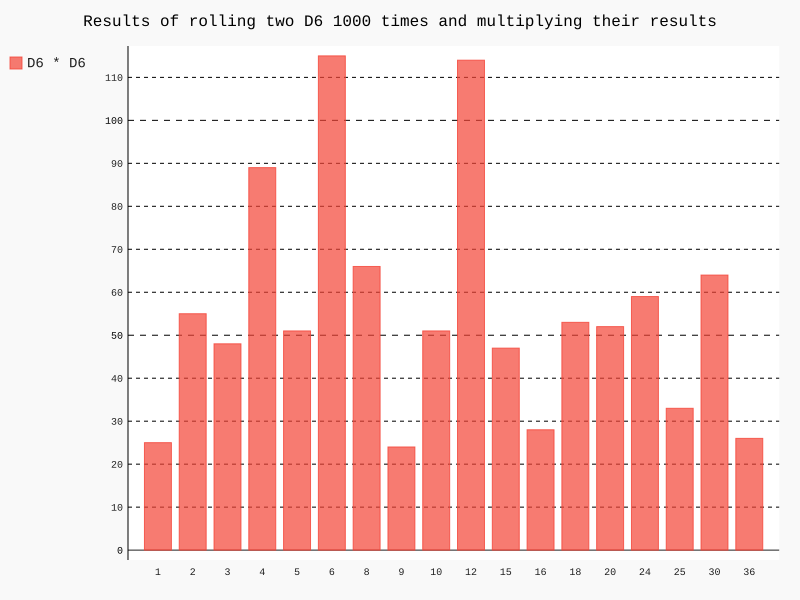

Source code (Python):
import pygal

from die import Die

# initialize two six sided dice
d6 = Die()
d6_2 = Die()

# roll the dice for a number of times and store multiplication results
results = [d6.roll() * d6_2.roll() for _ in range(1000)]

# for possible products, avoid recounting in frequency
products = sorted({i * j for i in range(1, d6.num_sides + 1) 
                   for j in range(1, d6_2.num_sides + 1)})
# analyze the resuls
frequencies = [results.count(p) for p in products]

# visualize results
hist = pygal.Bar()
hist.title = "Results of rolling two D6 1000 times and multiplying their results"
hist.x_labels = [str(p) for p in products]
hist._x_title = "Result"
hist._y_title = 'Frequency of result'
hist.add('D6 * D6', frequencies)
hist.render_to_file('dice_multiply_visual.svg')
